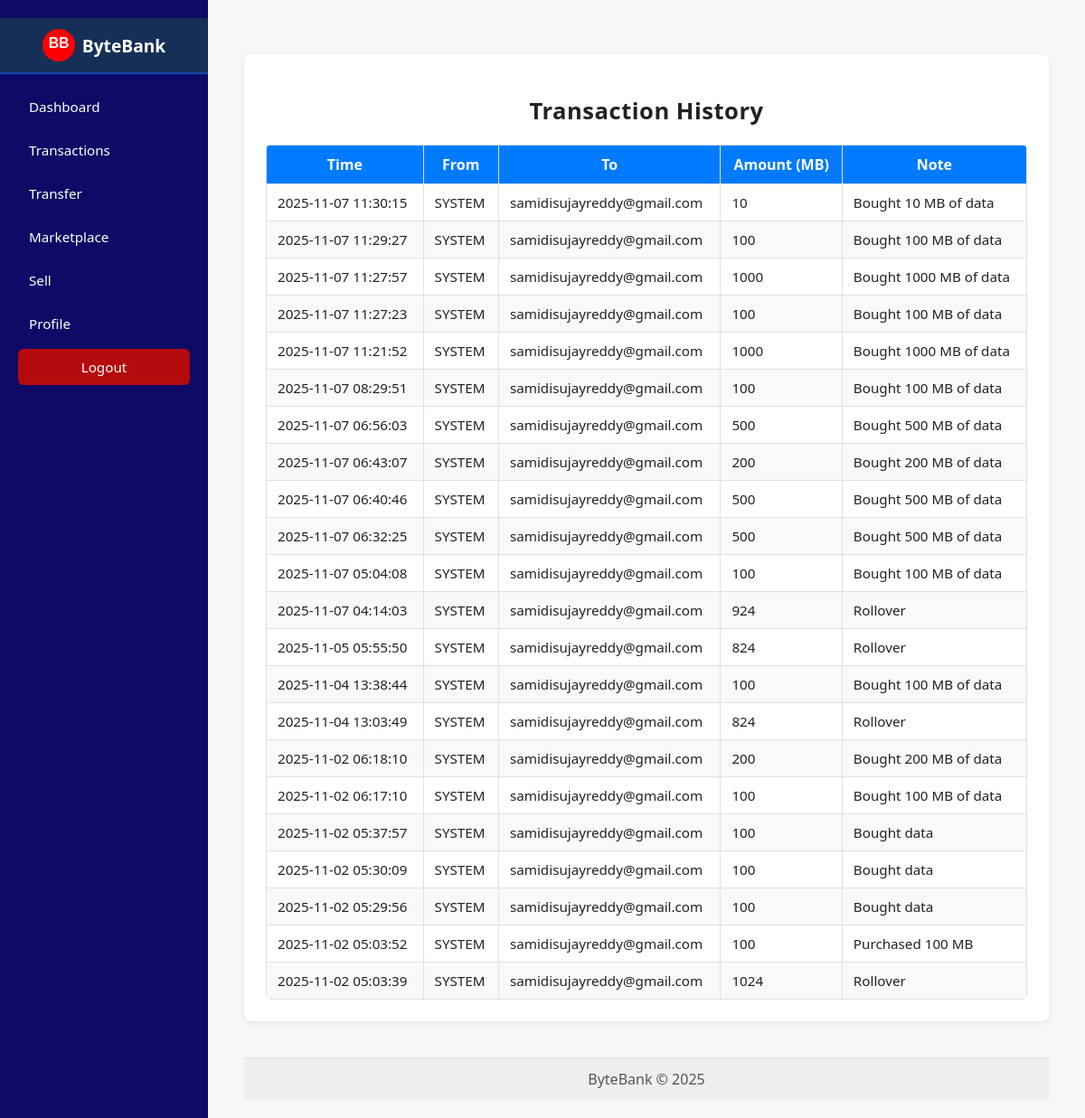
Page /transactions (signed in) on the committed database.
### app.py (models this page shows, shortened)
class Transaction(db.Model):
    id = db.Column(db.Integer, primary_key=True)
    sender_id = db.Column(db.Integer, db.ForeignKey('user.id'), nullable=True)
    receiver_id = db.Column(db.Integer, db.ForeignKey('user.id'), nullable=True)
    amount_mb = db.Column(db.Integer, nullable=False)
    timestamp = db.Column(db.DateTime, default=datetime.utcnow)
    note = db.Column(db.String(250), nullable=True)
    sender = db.relationship('User', back_populates='sent_transactions', foreign_keys=[sender_id])
    receiver = db.relationship('User', back_populates='received_transactions', foreign_keys=[receiver_id])

class User(db.Model):
    id = db.Column(db.Integer, primary_key=True)
    name = db.Column(db.String(120), nullable=False)
    email = db.Column(db.String(150), unique=True, nullable=False)
    password_hash = db.Column(db.String(200), nullable=False)
    daily_quota_mb = db.Column(db.Integer, default=1024)  # default 1GB/day in MB
    used_today_mb = db.Column(db.Integer, default=0)
    total_used_mb = db.Column(db.Integer, default=0) #cumulative all-time usage
    last_usage_date = db.Column(db.Date, nullable=True)
    is_admin = db.Column(db.Boolean, default=False)
    created_at = db.Column(db.DateTime, default=datetime.utcnow)
    last_login = db.Column(db.DateTime)
    wallet = db.relationship('DataWallet', uselist=False, back_populates='user')
    sent_transactions = db.relationship('Transaction', back_populates='sender', foreign_keys='Transaction.sender_id')
    received_transactions = db.relationship('Transaction', back_populates='receiver', foreign_keys='Transaction.receiver_id')

### app.py (the view)
@app.route('/transactions')
def transactions():
    user = current_user()
    if not user:
        return redirect(url_for('login'))
    txns = Transaction.query.filter(
        (Transaction.sender_id == user.id) | (Transaction.receiver_id == user.id)
    ).order_by(Transaction.timestamp.desc()).limit(200).all()
    return render_template('transactions.html', user=user, txns=txns)

### app.py (called while the page is built)
def current_user():
    user_id = session.get('user_id')
    if not user_id:
        return None
    return User.query.get(user_id)

@app.context_processor
def inject_now():
    return {'datetime': datetime}

### templates/transactions.html (shortened to what this page needs)
{% extends 'layout.html' %}
{% block content %}
<div class="transactions-container">
  <h2>Transaction History</h2>
  {% if txns %}
    <div class="table-wrapper">
      <table class="transactions-table">
        <thead>
          <tr>
            <th>Time</th>
            <th>From</th>
            <th>To</th>
            <th>Amount (MB)</th>
            <th>Note</th>
          </tr>
        </thead>
        <tbody>
          {% for t in txns %}
            <tr>
              <td>{{ t.timestamp.strftime('%Y-%m-%d %H:%M:%S') }}</td>
              <td>{% if t.sender %}{{ t.sender.email }}{% else %}SYSTEM{% endif %}</td>
              <td>{% if t.receiver %}{{ t.receiver.email }}{% else %}SYSTEM{% endif %}</td>
              <td>{{ t.amount_mb }}</td>
              <td>{{ t.note or '-' }}</td>
            </tr>
          {% endfor %}
        </tbody>
      </table>
    </div>
  {% else %}
    <p class="no-transactions">No transactions yet.</p>
  {% endif %}
</div>
{% endblock %}

### static/main.css (style rules this page uses)
body { font-family: 'Segoe UI', Tahoma, sans-serif; margin: 0; background: #f7f7f7; color: #222; display: flex; flex-direction: column; min-height: 100vh; }
table { width: 100%; border-collapse: collapse; }
table thead th { background: #eee; padding: 8px; text-align: left; }
table td, table th { padding: 8px; border-bottom: 1px solid #ddd; }

### templates/transactions.html (style rules this page uses)
.transactions-container { max-width: 900px; margin: 40px auto; background: #fff; padding: 24px; border-radius: 8px; box-shadow: 0 2px 6px rgba(0, 0, 0, 0.08); }
.transactions-container h2 { text-align: center; color: #222; margin-bottom: 20px; font-size: 1.6rem; letter-spacing: 0.5px; }
.table-wrapper { overflow-x: auto; }
.transactions-table { width: 100%; border-collapse: collapse; border-radius: 6px; overflow: hidden; }
.transactions-table th, .transactions-table td { border: 1px solid #e0e0e0; padding: 10px 12px; text-align: left; }
.transactions-table th { background-color: #007bff; color: #fff; text-align: center; font-weight: 600; position: sticky; top: 0; }
.transactions-table td { font-size: 0.95rem; }
.transactions-table tr:nth-child(even) { background-color: #f9f9f9; }

### rows in the picture
Transaction: timestamp "2025-11-07 11:30:15", receiver.email "samidisujayreddy@gmail.com", amount_mb "10", note "Bought 10 MB of data"
Transaction: timestamp "2025-11-07 11:29:27", receiver.email "samidisujayreddy@gmail.com", amount_mb "100", note "Bought 100 MB of data"
Transaction: timestamp "2025-11-07 11:27:57", receiver.email "samidisujayreddy@gmail.com", amount_mb "1000", note "Bought 1000 MB of data"
Transaction: timestamp "2025-11-07 11:27:23", receiver.email "samidisujayreddy@gmail.com", amount_mb "100", note "Bought 100 MB of data"
Transaction: timestamp "2025-11-07 11:21:52", receiver.email "samidisujayreddy@gmail.com", amount_mb "1000", note "Bought 1000 MB of data"
Transaction: timestamp "2025-11-07 08:29:51", receiver.email "samidisujayreddy@gmail.com", amount_mb "100", note "Bought 100 MB of data"
Transaction: timestamp "2025-11-07 06:56:03", receiver.email "samidisujayreddy@gmail.com", amount_mb "500", note "Bought 500 MB of data"
Transaction: timestamp "2025-11-07 06:43:07", receiver.email "samidisujayreddy@gmail.com", amount_mb "200", note "Bought 200 MB of data"
Transaction: timestamp "2025-11-07 06:40:46", receiver.email "samidisujayreddy@gmail.com", amount_mb "500", note "Bought 500 MB of data"
Transaction: timestamp "2025-11-07 06:32:25", receiver.email "samidisujayreddy@gmail.com", amount_mb "500", note "Bought 500 MB of data"
Transaction: timestamp "2025-11-07 05:04:08", receiver.email "samidisujayreddy@gmail.com", amount_mb "100", note "Bought 100 MB of data"
Transaction: timestamp "2025-11-07 04:14:03", receiver.email "samidisujayreddy@gmail.com", amount_mb "924", note "Rollover"
Transaction: timestamp "2025-11-05 05:55:50", receiver.email "samidisujayreddy@gmail.com", amount_mb "824", note "Rollover"
Transaction: timestamp "2025-11-04 13:38:44", receiver.email "samidisujayreddy@gmail.com", amount_mb "100", note "Bought 100 MB of data"
Transaction: timestamp "2025-11-04 13:03:49", receiver.email "samidisujayreddy@gmail.com", amount_mb "824", note "Rollover"
Transaction: timestamp "2025-11-02 06:18:10", receiver.email "samidisujayreddy@gmail.com", amount_mb "200", note "Bought 200 MB of data"
Transaction: timestamp "2025-11-02 06:17:10", receiver.email "samidisujayreddy@gmail.com", amount_mb "100", note "Bought 100 MB of data"
Transaction: timestamp "2025-11-02 05:37:57", receiver.email "samidisujayreddy@gmail.com", amount_mb "100", note "Bought data"
Transaction: timestamp "2025-11-02 05:30:09", receiver.email "samidisujayreddy@gmail.com", amount_mb "100", note "Bought data"
Transaction: timestamp "2025-11-02 05:29:56", receiver.email "samidisujayreddy@gmail.com", amount_mb "100", note "Bought data"
Transaction: timestamp "2025-11-02 05:03:52", receiver.email "samidisujayreddy@gmail.com", amount_mb "100", note "Purchased 100 MB"
Transaction: timestamp "2025-11-02 05:03:39", receiver.email "samidisujayreddy@gmail.com", amount_mb "1024", note "Rollover"
